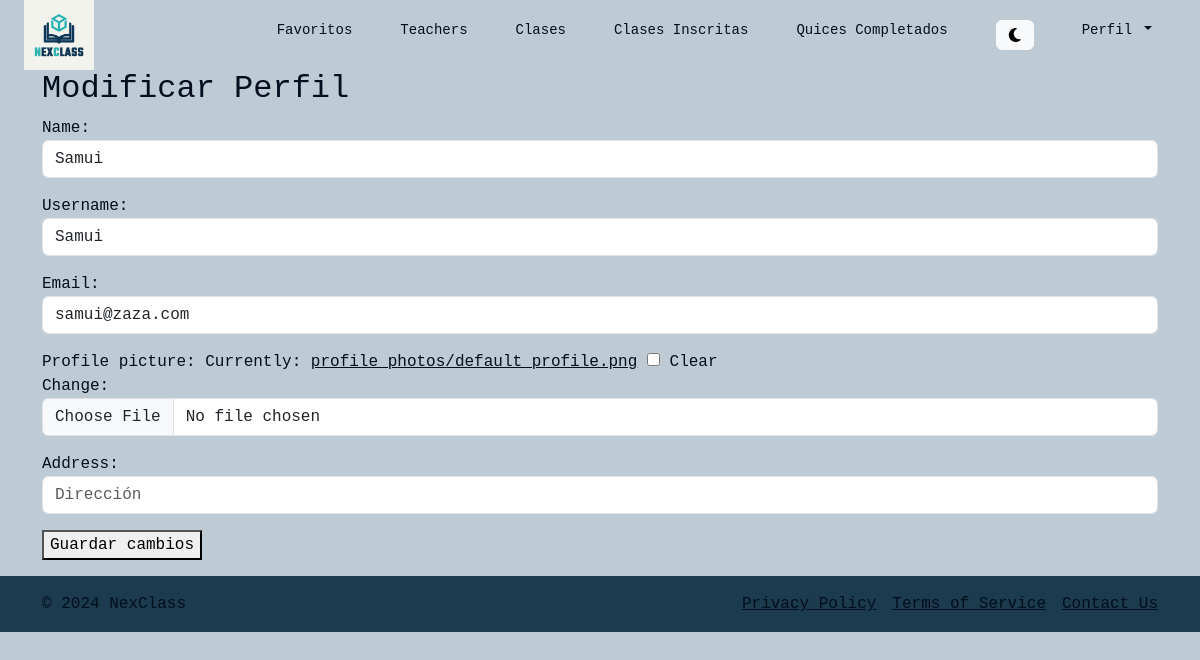
Page /edit_profile/ (signed in) on the committed database.
### users/models.py (models this page shows, shortened)
class User(AbstractBaseUser, PermissionsMixin):
    user_id = models.AutoField(primary_key=True)
    name = models.CharField(max_length=255)
    username = models.CharField(max_length=150, unique=True)
    email = models.EmailField(unique=True)
    password = models.CharField(max_length=128)
    user_type = models.CharField(
        max_length=10,
        choices=UserType.choices
    )
    registration_date = models.DateTimeField(auto_now_add=True)
    profile_picture = models.ImageField(upload_to='profile_photos/', default='profile_photos/default_profile.png',
                                        null=True, blank=True)
    address = models.CharField(max_length=255, null=True, blank=True)
    profile_complete = models.BooleanField(default=False)
    is_active = models.BooleanField(default=True)
    is_staff = models.BooleanField(default=False)
    objects = UserManager()
    USERNAME_FIELD = 'username'
    REQUIRED_FIELDS = ['email', 'name']

### users/views.py (the view, shortened to what this page needs)
# urls.py: path('edit_profile/', views.modificar_perfil, name='edit_profile'),
@login_required
def modificar_perfil(request):
    user = request.user
    if hasattr(user, 'student'):
        navbar_template = 'navbar.html'
        student = user.student
        if request.method == 'POST':
            user_form = UserUpdateForm(request.POST, request.FILES, instance=user)
            student_form = StudentUpdateForm(request.POST, instance=student)
            if user_form.is_valid() and student_form.is_valid():
                user_form.save()
                student_form.save()
                return redirect('home')
        else:
            user_form = UserUpdateForm(instance=user)
            student_form = StudentUpdateForm(instance=student)
        return render(request, 'edit_profile.html', {
            'user_form': user_form,
            'student_form': student_form,
            'navbar_template': navbar_template
        })
    else:
        return redirect('landing')  # Redirigir si no es ni estudiante ni profesor

### users/forms.py
class UserUpdateForm(forms.ModelForm):
    class Meta:
        model = User
        fields = [
            'name',
            'username',
            'email',
            'profile_picture',
            'address'
        ]
        widgets = {
            'name': forms.TextInput(attrs={'class': 'form-control', 'placeholder': 'Nombre completo'}),
            'username': forms.TextInput(attrs={'class': 'form-control', 'placeholder': 'Nombre de usuario'}),
            'email': forms.EmailInput(attrs={'class': 'form-control', 'placeholder': 'Correo electrónico'}),
            'profile_picture': forms.ClearableFileInput(attrs={'class': 'form-control'}),
            'address': forms.TextInput(attrs={'class': 'form-control', 'placeholder': 'Dirección'}),
        }

class StudentUpdateForm(forms.ModelForm):
    class Meta:
        model = Student
        fields = []  # Si no tienes campos adicionales en Student, puedes dejarlo vacío

### users/templates/edit_profile.html (shortened to what this page needs)
{% extends navbar_template %}  {% load static %}
{% block content %}
<div class="container">
    <h2>Modificar Perfil</h2>
    <form method="POST" enctype="multipart/form-data">
    {{ user_form.as_p }}
    <button type="submit">Guardar cambios</button>
</form>
</div>
{% endblock content %}

### NextClassProject/static/styles/global.css (style rules this page uses)
h1, h2, h3, h4, h5, h6 { font-family: "Space Mono", monospace; color: var(--text-color); }
a { gap: 2px; color: var(--text-color); }

### rows in the picture
User: name "Samui", username "Samui", email "samui@zaza.com"
